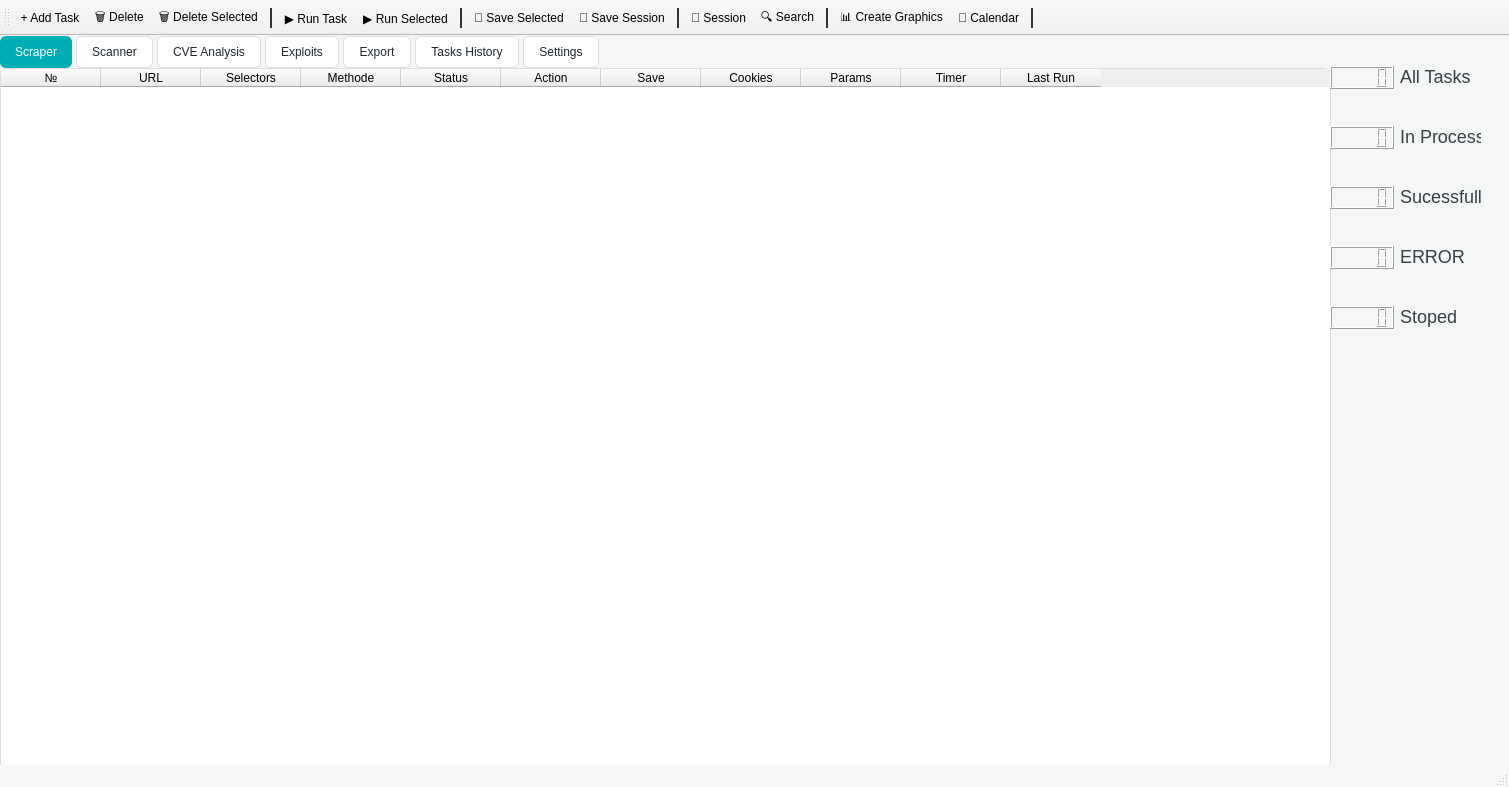
<?xml version="1.0" encoding="UTF-8"?>
<ui version="4.0">
 <class>MainWindow</class>
 <widget class="QMainWindow" name="MainWindow">
  <property name="geometry">
   <rect>
    <x>0</x>
    <y>0</y>
    <width>1509</width>
    <height>787</height>
   </rect>
  </property>
  <property name="windowTitle">
   <string>MainWindow</string>
  </property>
  <property name="styleSheet">
   <string notr="true">/* Основное окно и вкладки */
QMainWindow {
    background-color: #f4f7f6;
    color: #222831;
    font-family: 'Segoe UI', sans-serif;
}

QTabWidget::pane {
    border: none;
    background-color: #ffffff;
}

QTabBar::tab {
    background-color: #ffffff;
    color: #222831;
    padding: 8px 15px;
    border: 1px solid #dddddd;
    border-radius: 6px;
    margin-right: 4px;
}

QTabBar::tab:selected {
    background-color: #00adb5;
    color: #ffffff;
    border: none;
}

/* Кнопки */
QPushButton {
    background-color: #00adb5;
    color: white;
    padding: 6px 15px;
    border-radius: 6px;
}

QPushButton:hover {
    background-color: #028a91;
}

/* Поля ввода */
QLineEdit, QTextEdit {
    background-color: #ffffff;
    color: #222831;
    border: 1px solid #dddddd;
    border-radius: 5px;
    padding: 4px;
}

/* Таблица и списки */
QTableWidget, QListWidget {
    background-color: #ffffff;
    color: #222831;
    gridline-color: #f0f0f0;
    border: 1px solid #dddddd;
    border-radius: 6px;
}

/* Логи */
QTextBrowser {
    background-color: #ffffff;
    color: #222831;
    border: 1px solid #dddddd;
    border-radius: 6px;
}

/* ===== ДОПОЛНЕНИЯ ===== */

/* Label (подписи и текст) */
QLabel {
    color: #393e46;
    font-size: 18px;
}

/* CheckBox */
QCheckBox {
    color: #222831;
    padding: 3px;
    spacing: 5px;
}

QCheckBox::indicator {
    width: 16px;
    height: 16px;
    border-radius: 3px;
    border: 1px solid #00adb5;
    background-color: #ffffff;
}

QCheckBox::indicator:checked {
    background-color: #00adb5;
    border: none;
}

/* ComboBox */
QComboBox {
    background-color: #ffffff;
    color: #222831;
    border: 1px solid #dddddd;
    border-radius: 5px;
    padding: 4px;
}

QComboBox::drop-down {
    border: none;
}

QComboBox QAbstractItemView {
    background-color: #ffffff;
    selection-background-color: #00adb5;
    selection-color: #ffffff;
    border-radius: 5px;
    padding: 3px;
}

QToolBar::separator {
    background-color: #333333;  /* Тёмно-серый / почти чёрный */
    width: 2px;
    margin: 4px;
}
</string>
  </property>
  <widget class="QWidget" name="centralwidget">
   <widget class="QTabWidget" name="tabWidget">
    <property name="enabled">
     <bool>true</bool>
    </property>
    <property name="geometry">
     <rect>
      <x>0</x>
      <y>0</y>
      <width>1331</width>
      <height>741</height>
     </rect>
    </property>
    <property name="currentIndex">
     <number>0</number>
    </property>
    <widget class="QWidget" name="tab">
     <attribute name="title">
      <string>Scraper</string>
     </attribute>
     <widget class="QTableWidget" name="tasks_table">
      <property name="geometry">
       <rect>
        <x>0</x>
        <y>0</y>
        <width>1331</width>
        <height>701</height>
       </rect>
      </property>
      <column>
       <property name="text">
        <string>№</string>
       </property>
      </column>
      <column>
       <property name="text">
        <string>URL</string>
       </property>
      </column>
      <column>
       <property name="text">
        <string>Selectors</string>
       </property>
      </column>
      <column>
       <property name="text">
        <string>Methode</string>
       </property>
      </column>
      <column>
       <property name="text">
        <string>Status</string>
       </property>
      </column>
      <column>
       <property name="text">
        <string>Action</string>
       </property>
      </column>
      <column>
       <property name="text">
        <string>Save</string>
       </property>
      </column>
      <column>
       <property name="text">
        <string>Cookies</string>
       </property>
      </column>
      <column>
       <property name="text">
        <string>Params</string>
       </property>
      </column>
      <column>
       <property name="text">
        <string>Timer</string>
       </property>
      </column>
      <column>
       <property name="text">
        <string>Last Run</string>
       </property>
      </column>
     </widget>
    </widget>
    <widget class="QWidget" name="tab_scanner">
     <attribute name="title">
      <string>Scanner</string>
     </attribute>
     <widget class="QPushButton" name="btn_scan">
      <property name="geometry">
       <rect>
        <x>10</x>
        <y>10</y>
        <width>111</width>
        <height>31</height>
       </rect>
      </property>
      <property name="text">
       <string>Start Scan</string>
      </property>
     </widget>
     <widget class="QPushButton" name="btn_dns_scan">
      <property name="geometry">
       <rect>
        <x>130</x>
        <y>10</y>
        <width>111</width>
        <height>31</height>
       </rect>
      </property>
      <property name="text">
       <string>DNS Scan</string>
      </property>
     </widget>
     <widget class="QPushButton" name="btn_certificate_scan">
      <property name="geometry">
       <rect>
        <x>60</x>
        <y>50</y>
        <width>131</width>
        <height>31</height>
       </rect>
      </property>
      <property name="text">
       <string>Certificate scanner</string>
      </property>
     </widget>
    </widget>
    <widget class="QWidget" name="tab_4">
     <attribute name="title">
      <string>CVE Analysis</string>
     </attribute>
    </widget>
    <widget class="QWidget" name="tab_exploit">
     <attribute name="title">
      <string>Exploits</string>
     </attribute>
     <widget class="QTabWidget" name="tabWidgetExploits">
      <property name="geometry">
       <rect>
        <x>10</x>
        <y>0</y>
        <width>1271</width>
        <height>691</height>
       </rect>
      </property>
      <property name="currentIndex">
       <number>0</number>
      </property>
      <widget class="QWidget" name="tabGeneralExploits">
       <attribute name="title">
        <string>General Exploits</string>
       </attribute>
       <widget class="QPushButton" name="btnClear">
        <property name="geometry">
         <rect>
          <x>630</x>
          <y>370</y>
          <width>111</width>
          <height>31</height>
         </rect>
        </property>
        <property name="text">
         <string>Clear</string>
        </property>
       </widget>
       <widget class="QPushButton" name="btnRun">
        <property name="geometry">
         <rect>
          <x>510</x>
          <y>370</y>
          <width>111</width>
          <height>31</height>
         </rect>
        </property>
        <property name="text">
         <string>Run</string>
        </property>
       </widget>
       <widget class="QPushButton" name="btnCheck">
        <property name="geometry">
         <rect>
          <x>390</x>
          <y>370</y>
          <width>111</width>
          <height>31</height>
         </rect>
        </property>
        <property name="text">
         <string>Check</string>
        </property>
       </widget>
       <widget class="QLabel" name="label">
        <property name="geometry">
         <rect>
          <x>370</x>
          <y>25</y>
          <width>91</width>
          <height>31</height>
         </rect>
        </property>
        <property name="font">
         <font>
          <pointsize>-1</pointsize>
          <bold>true</bold>
         </font>
        </property>
        <property name="text">
         <string>   Target:</string>
        </property>
       </widget>
       <widget class="QLabel" name="label_2">
        <property name="geometry">
         <rect>
          <x>10</x>
          <y>0</y>
          <width>171</width>
          <height>31</height>
         </rect>
        </property>
        <property name="font">
         <font>
          <pointsize>-1</pointsize>
          <bold>true</bold>
         </font>
        </property>
        <property name="text">
         <string>Avialable Exploits</string>
        </property>
       </widget>
       <widget class="QTextEdit" name="txtExploitMeta">
        <property name="geometry">
         <rect>
          <x>390</x>
          <y>70</y>
          <width>351</width>
          <height>291</height>
         </rect>
        </property>
       </widget>
       <widget class="QListWidget" name="listWidgetExploits">
        <property name="geometry">
         <rect>
          <x>0</x>
          <y>30</y>
          <width>371</width>
          <height>371</height>
         </rect>
        </property>
       </widget>
       <widget class="QLineEdit" name="lineEditTarget">
        <property name="geometry">
         <rect>
          <x>470</x>
          <y>30</y>
          <width>271</width>
          <height>24</height>
         </rect>
        </property>
       </widget>
      </widget>
      <widget class="QWidget" name="tabBrowserXSS">
       <attribute name="title">
        <string>Browser-based XSS</string>
       </attribute>
       <widget class="QLineEdit" name="lineEditXssTarget">
        <property name="geometry">
         <rect>
          <x>470</x>
          <y>30</y>
          <width>271</width>
          <height>24</height>
         </rect>
        </property>
       </widget>
       <widget class="QPlainTextEdit" name="plainTextPayload">
        <property name="geometry">
         <rect>
          <x>0</x>
          <y>30</y>
          <width>371</width>
          <height>371</height>
         </rect>
        </property>
       </widget>
       <widget class="QPushButton" name="btnRunXss">
        <property name="geometry">
         <rect>
          <x>390</x>
          <y>370</y>
          <width>111</width>
          <height>31</height>
         </rect>
        </property>
        <property name="text">
         <string>Run in browser</string>
        </property>
       </widget>
       <widget class="QCheckBox" name="chkHeadless">
        <property name="geometry">
         <rect>
          <x>510</x>
          <y>370</y>
          <width>91</width>
          <height>31</height>
         </rect>
        </property>
        <property name="text">
         <string>Headless</string>
        </property>
       </widget>
       <widget class="QTextEdit" name="textEdit">
        <property name="geometry">
         <rect>
          <x>390</x>
          <y>90</y>
          <width>351</width>
          <height>271</height>
         </rect>
        </property>
        <property name="readOnly">
         <bool>true</bool>
        </property>
       </widget>
       <widget class="QLabel" name="lbl_payload">
        <property name="geometry">
         <rect>
          <x>0</x>
          <y>5</y>
          <width>141</width>
          <height>21</height>
         </rect>
        </property>
        <property name="font">
         <font>
          <pointsize>-1</pointsize>
          <bold>true</bold>
         </font>
        </property>
        <property name="text">
         <string>XSS Payload</string>
        </property>
       </widget>
       <widget class="QLabel" name="lbl_target">
        <property name="geometry">
         <rect>
          <x>390</x>
          <y>20</y>
          <width>71</width>
          <height>31</height>
         </rect>
        </property>
        <property name="font">
         <font>
          <pointsize>-1</pointsize>
          <bold>true</bold>
         </font>
        </property>
        <property name="text">
         <string>Target:</string>
        </property>
       </widget>
       <widget class="QLineEdit" name="lineEditParamName">
        <property name="geometry">
         <rect>
          <x>470</x>
          <y>60</y>
          <width>271</width>
          <height>22</height>
         </rect>
        </property>
       </widget>
       <widget class="QLabel" name="lbl_params">
        <property name="geometry">
         <rect>
          <x>390</x>
          <y>60</y>
          <width>71</width>
          <height>21</height>
         </rect>
        </property>
        <property name="font">
         <font>
          <pointsize>-1</pointsize>
          <bold>true</bold>
         </font>
        </property>
        <property name="text">
         <string>Params</string>
        </property>
       </widget>
       <widget class="QPushButton" name="btnXssHelp">
        <property name="geometry">
         <rect>
          <x>620</x>
          <y>370</y>
          <width>121</width>
          <height>31</height>
         </rect>
        </property>
        <property name="font">
         <font>
          <bold>true</bold>
         </font>
        </property>
        <property name="text">
         <string>JS + DOM CRIB</string>
        </property>
       </widget>
      </widget>
     </widget>
    </widget>
    <widget class="QWidget" name="tab_2">
     <attribute name="title">
      <string>Export</string>
     </attribute>
     <widget class="QLabel" name="lbl_export_settings">
      <property name="geometry">
       <rect>
        <x>0</x>
        <y>10</y>
        <width>61</width>
        <height>21</height>
       </rect>
      </property>
      <property name="text">
       <string>Format:</string>
      </property>
     </widget>
     <widget class="QPushButton" name="btn_export_data">
      <property name="geometry">
       <rect>
        <x>0</x>
        <y>120</y>
        <width>121</width>
        <height>31</height>
       </rect>
      </property>
      <property name="text">
       <string>Export</string>
      </property>
     </widget>
     <widget class="QComboBox" name="cmb_export_format">
      <property name="geometry">
       <rect>
        <x>50</x>
        <y>10</y>
        <width>151</width>
        <height>23</height>
       </rect>
      </property>
      <item>
       <property name="text">
        <string>JSON</string>
       </property>
      </item>
      <item>
       <property name="text">
        <string>CSV</string>
       </property>
      </item>
      <item>
       <property name="text">
        <string>XLSX</string>
       </property>
      </item>
     </widget>
     <widget class="QTableWidget" name="table_data_preview">
      <property name="geometry">
       <rect>
        <x>0</x>
        <y>150</y>
        <width>1231</width>
        <height>571</height>
       </rect>
      </property>
     </widget>
     <widget class="QPushButton" name="btn_data_preview">
      <property name="geometry">
       <rect>
        <x>140</x>
        <y>120</y>
        <width>121</width>
        <height>31</height>
       </rect>
      </property>
      <property name="text">
       <string>Data Preview</string>
      </property>
     </widget>
     <widget class="QPushButton" name="btn_browse_path">
      <property name="geometry">
       <rect>
        <x>750</x>
        <y>30</y>
        <width>151</width>
        <height>31</height>
       </rect>
      </property>
      <property name="text">
       <string>Browse (QFileDialog)</string>
      </property>
     </widget>
     <widget class="QLabel" name="lbl_data_preview">
      <property name="geometry">
       <rect>
        <x>0</x>
        <y>40</y>
        <width>91</width>
        <height>16</height>
       </rect>
      </property>
      <property name="font">
       <font>
        <pointsize>-1</pointsize>
        <bold>true</bold>
       </font>
      </property>
      <property name="text">
       <string>Export Path: </string>
      </property>
     </widget>
     <widget class="QLabel" name="lbl_export_path">
      <property name="geometry">
       <rect>
        <x>410</x>
        <y>40</y>
        <width>311</width>
        <height>16</height>
       </rect>
      </property>
      <property name="text">
       <string>[ C:/exports/data.json ]</string>
      </property>
     </widget>
     <widget class="QLabel" name="lbl_exported_path">
      <property name="geometry">
       <rect>
        <x>0</x>
        <y>70</y>
        <width>91</width>
        <height>16</height>
       </rect>
      </property>
      <property name="font">
       <font>
        <pointsize>-1</pointsize>
        <bold>true</bold>
       </font>
      </property>
      <property name="text">
       <string>Exported to: </string>
      </property>
     </widget>
     <widget class="QLabel" name="lbl_success_exported">
      <property name="geometry">
       <rect>
        <x>410</x>
        <y>70</y>
        <width>311</width>
        <height>16</height>
       </rect>
      </property>
      <property name="text">
       <string>[ C:/exports/data.json ]</string>
      </property>
     </widget>
     <widget class="QCheckBox" name="check_flat_table">
      <property name="geometry">
       <rect>
        <x>210</x>
        <y>10</y>
        <width>141</width>
        <height>20</height>
       </rect>
      </property>
      <property name="text">
       <string>Export in flat format</string>
      </property>
     </widget>
    </widget>
    <widget class="QWidget" name="tab_6">
     <attribute name="title">
      <string>Tasks History</string>
     </attribute>
    </widget>
    <widget class="QWidget" name="tab_3">
     <attribute name="title">
      <string>Settings</string>
     </attribute>
     <widget class="QCheckBox" name="checkBox">
      <property name="geometry">
       <rect>
        <x>0</x>
        <y>0</y>
        <width>111</width>
        <height>21</height>
       </rect>
      </property>
      <property name="text">
       <string>Dark Theme</string>
      </property>
     </widget>
     <widget class="QCheckBox" name="checkBox_2">
      <property name="geometry">
       <rect>
        <x>0</x>
        <y>30</y>
        <width>181</width>
        <height>21</height>
       </rect>
      </property>
      <property name="text">
       <string>Auto-saved after parsing</string>
      </property>
     </widget>
     <widget class="QCheckBox" name="checkBox_3">
      <property name="geometry">
       <rect>
        <x>0</x>
        <y>60</y>
        <width>141</width>
        <height>21</height>
       </rect>
      </property>
      <property name="text">
       <string>Use proxy rotation</string>
      </property>
     </widget>
     <widget class="QLineEdit" name="proxy_input">
      <property name="geometry">
       <rect>
        <x>180</x>
        <y>30</y>
        <width>231</width>
        <height>23</height>
       </rect>
      </property>
     </widget>
     <widget class="QLabel" name="label_3">
      <property name="geometry">
       <rect>
        <x>180</x>
        <y>10</y>
        <width>171</width>
        <height>20</height>
       </rect>
      </property>
      <property name="font">
       <font>
        <pointsize>-1</pointsize>
        <bold>true</bold>
       </font>
      </property>
      <property name="text">
       <string>Type proxy(optional)</string>
      </property>
     </widget>
     <widget class="QPushButton" name="check_proxy_button">
      <property name="geometry">
       <rect>
        <x>180</x>
        <y>60</y>
        <width>231</width>
        <height>31</height>
       </rect>
      </property>
      <property name="text">
       <string>Check proxy</string>
      </property>
     </widget>
     <widget class="QPushButton" name="safe_button">
      <property name="geometry">
       <rect>
        <x>0</x>
        <y>90</y>
        <width>131</width>
        <height>23</height>
       </rect>
      </property>
      <property name="text">
       <string>Safe settings</string>
      </property>
     </widget>
     <widget class="QPushButton" name="reset_button">
      <property name="geometry">
       <rect>
        <x>0</x>
        <y>120</y>
        <width>131</width>
        <height>23</height>
       </rect>
      </property>
      <property name="text">
       <string>Reset to default</string>
      </property>
     </widget>
    </widget>
   </widget>
   <widget class="QLCDNumber" name="lcd_total">
    <property name="geometry">
     <rect>
      <x>1330</x>
      <y>30</y>
      <width>64</width>
      <height>23</height>
     </rect>
    </property>
   </widget>
   <widget class="QLCDNumber" name="lcd_running">
    <property name="geometry">
     <rect>
      <x>1330</x>
      <y>90</y>
      <width>64</width>
      <height>23</height>
     </rect>
    </property>
   </widget>
   <widget class="QLCDNumber" name="lcd_success">
    <property name="geometry">
     <rect>
      <x>1330</x>
      <y>150</y>
      <width>64</width>
      <height>23</height>
     </rect>
    </property>
   </widget>
   <widget class="QLCDNumber" name="lcd_error">
    <property name="geometry">
     <rect>
      <x>1330</x>
      <y>210</y>
      <width>64</width>
      <height>23</height>
     </rect>
    </property>
   </widget>
   <widget class="QLCDNumber" name="lcd_stopped">
    <property name="geometry">
     <rect>
      <x>1330</x>
      <y>270</y>
      <width>64</width>
      <height>23</height>
     </rect>
    </property>
   </widget>
   <widget class="QLabel" name="label_Task">
    <property name="geometry">
     <rect>
      <x>1400</x>
      <y>30</y>
      <width>81</width>
      <height>21</height>
     </rect>
    </property>
    <property name="text">
     <string>All Tasks</string>
    </property>
   </widget>
   <widget class="QLabel" name="label_Process">
    <property name="geometry">
     <rect>
      <x>1400</x>
      <y>90</y>
      <width>81</width>
      <height>21</height>
     </rect>
    </property>
    <property name="text">
     <string>In Process</string>
    </property>
   </widget>
   <widget class="QLabel" name="label_Sucessfull">
    <property name="geometry">
     <rect>
      <x>1400</x>
      <y>150</y>
      <width>81</width>
      <height>21</height>
     </rect>
    </property>
    <property name="text">
     <string>Sucessfull</string>
    </property>
   </widget>
   <widget class="QLabel" name="label_Error">
    <property name="geometry">
     <rect>
      <x>1400</x>
      <y>210</y>
      <width>81</width>
      <height>21</height>
     </rect>
    </property>
    <property name="text">
     <string>ERROR</string>
    </property>
   </widget>
   <widget class="QLabel" name="label_Stoped">
    <property name="geometry">
     <rect>
      <x>1400</x>
      <y>270</y>
      <width>81</width>
      <height>21</height>
     </rect>
    </property>
    <property name="text">
     <string>Stoped</string>
    </property>
   </widget>
  </widget>
  <widget class="QToolBar" name="toolBar">
   <property name="windowTitle">
    <string>toolBar</string>
   </property>
   <attribute name="toolBarArea">
    <enum>TopToolBarArea</enum>
   </attribute>
   <attribute name="toolBarBreak">
    <bool>false</bool>
   </attribute>
   <addaction name="action_add_task_2"/>
   <addaction name="action_del_task"/>
   <addaction name="action_delete_selected_bulk"/>
   <addaction name="separator"/>
   <addaction name="action_run_task"/>
   <addaction name="action_run_selected_bulk"/>
   <addaction name="separator"/>
   <addaction name="action_save_selected_bulk"/>
   <addaction name="action_save_session"/>
   <addaction name="separator"/>
   <addaction name="action_manage_sessions"/>
   <addaction name="action_search_tasks"/>
   <addaction name="separator"/>
   <addaction name="action_run_analytics"/>
   <addaction name="action_open_calendar"/>
   <addaction name="separator"/>
  </widget>
  <widget class="QStatusBar" name="statusBar"/>
  <action name="action_add_task_2">
   <property name="text">
    <string>+ Add Task</string>
   </property>
   <property name="toolTip">
    <string>Add Task</string>
   </property>
  </action>
  <action name="action_del_task">
   <property name="text">
    <string>🗑 Delete
</string>
   </property>
  </action>
  <action name="action_run_task">
   <property name="text">
    <string>▶ Run Task
</string>
   </property>
  </action>
  <action name="action_manage_sessions">
   <property name="text">
    <string>📁 Session</string>
   </property>
  </action>
  <action name="action_save_session">
   <property name="text">
    <string>💾 Save Session</string>
   </property>
  </action>
  <action name="action_search_tasks">
   <property name="text">
    <string>🔍 Search</string>
   </property>
  </action>
  <action name="action_run_selected_bulk">
   <property name="text">
    <string>▶ Run Selected</string>
   </property>
  </action>
  <action name="action_delete_selected_bulk">
   <property name="text">
    <string>🗑 Delete Selected</string>
   </property>
  </action>
  <action name="action_save_selected_bulk">
   <property name="text">
    <string>💾 Save Selected</string>
   </property>
  </action>
  <action name="action_run_analytics">
   <property name="text">
    <string>📊 Create Graphics</string>
   </property>
  </action>
  <action name="action_open_calendar">
   <property name="text">
    <string>📆 Calendar</string>
   </property>
  </action>
 </widget>
 <resources/>
 <connections/>
</ui>
